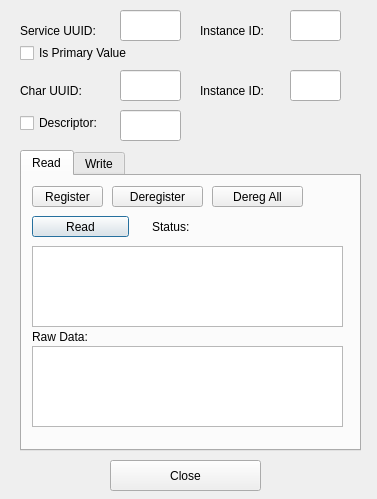
<?xml version="1.0" encoding="UTF-8"?>
<ui version="4.0">
 <class>BleRWInfoDlg</class>
 <widget class="QDialog" name="BleRWInfoDlg">
  <property name="geometry">
   <rect>
    <x>0</x>
    <y>0</y>
    <width>377</width>
    <height>499</height>
   </rect>
  </property>
  <property name="windowTitle">
   <string>Read/Write</string>
  </property>
  <widget class="QLineEdit" name="edBleWriteUUiD">
   <property name="geometry">
    <rect>
     <x>120</x>
     <y>10</y>
     <width>61</width>
     <height>31</height>
    </rect>
   </property>
   <property name="inputMask">
    <string>HHHH</string>
   </property>
   <property name="placeholderText">
    <string/>
   </property>
  </widget>
  <widget class="QLineEdit" name="edBleWrUuidInst">
   <property name="geometry">
    <rect>
     <x>290</x>
     <y>10</y>
     <width>51</width>
     <height>31</height>
    </rect>
   </property>
  </widget>
  <widget class="QLabel" name="label">
   <property name="geometry">
    <rect>
     <x>20</x>
     <y>20</y>
     <width>91</width>
     <height>21</height>
    </rect>
   </property>
   <property name="text">
    <string>Service UUID:</string>
   </property>
  </widget>
  <widget class="QLabel" name="label_2">
   <property name="geometry">
    <rect>
     <x>200</x>
     <y>20</y>
     <width>91</width>
     <height>21</height>
    </rect>
   </property>
   <property name="text">
    <string>Instance ID:</string>
   </property>
  </widget>
  <widget class="QCheckBox" name="cbBleWrPrime">
   <property name="geometry">
    <rect>
     <x>20</x>
     <y>40</y>
     <width>171</width>
     <height>26</height>
    </rect>
   </property>
   <property name="text">
    <string>Is Primary Value</string>
   </property>
  </widget>
  <widget class="QLineEdit" name="edBleWrCharInst">
   <property name="geometry">
    <rect>
     <x>290</x>
     <y>70</y>
     <width>51</width>
     <height>31</height>
    </rect>
   </property>
  </widget>
  <widget class="QLineEdit" name="edBleWrChar">
   <property name="geometry">
    <rect>
     <x>120</x>
     <y>70</y>
     <width>61</width>
     <height>31</height>
    </rect>
   </property>
   <property name="inputMask">
    <string>HHHH</string>
   </property>
  </widget>
  <widget class="QLabel" name="label_3">
   <property name="geometry">
    <rect>
     <x>20</x>
     <y>80</y>
     <width>91</width>
     <height>21</height>
    </rect>
   </property>
   <property name="text">
    <string>Char UUID:</string>
   </property>
  </widget>
  <widget class="QLabel" name="label_4">
   <property name="geometry">
    <rect>
     <x>200</x>
     <y>80</y>
     <width>91</width>
     <height>21</height>
    </rect>
   </property>
   <property name="text">
    <string>Instance ID:</string>
   </property>
  </widget>
  <widget class="QCheckBox" name="cbBleWrUseDesc">
   <property name="geometry">
    <rect>
     <x>20</x>
     <y>110</y>
     <width>101</width>
     <height>26</height>
    </rect>
   </property>
   <property name="text">
    <string>Descriptor:</string>
   </property>
  </widget>
  <widget class="QLineEdit" name="edBleWrDesc">
   <property name="geometry">
    <rect>
     <x>120</x>
     <y>110</y>
     <width>61</width>
     <height>31</height>
    </rect>
   </property>
   <property name="inputMask">
    <string>HHHH</string>
   </property>
  </widget>
  <widget class="QTabWidget" name="tabWidget">
   <property name="geometry">
    <rect>
     <x>20</x>
     <y>150</y>
     <width>341</width>
     <height>301</height>
    </rect>
   </property>
   <property name="currentIndex">
    <number>0</number>
   </property>
   <widget class="QWidget" name="tabRead">
    <attribute name="title">
     <string>Read</string>
    </attribute>
    <widget class="QLabel" name="lbBleRdStat">
     <property name="geometry">
      <rect>
       <x>130</x>
       <y>40</y>
       <width>191</width>
       <height>21</height>
      </rect>
     </property>
     <property name="text">
      <string>Status:</string>
     </property>
    </widget>
    <widget class="QPushButton" name="btnBleRdAttr">
     <property name="geometry">
      <rect>
       <x>10</x>
       <y>40</y>
       <width>97</width>
       <height>21</height>
      </rect>
     </property>
     <property name="text">
      <string>Read</string>
     </property>
    </widget>
    <widget class="QPlainTextEdit" name="edParsedData">
     <property name="geometry">
      <rect>
       <x>10</x>
       <y>70</y>
       <width>311</width>
       <height>81</height>
      </rect>
     </property>
     <property name="readOnly">
      <bool>true</bool>
     </property>
    </widget>
    <widget class="QPlainTextEdit" name="edRawData">
     <property name="geometry">
      <rect>
       <x>10</x>
       <y>170</y>
       <width>311</width>
       <height>81</height>
      </rect>
     </property>
     <property name="readOnly">
      <bool>true</bool>
     </property>
    </widget>
    <widget class="QLabel" name="lbBleRdStat_2">
     <property name="geometry">
      <rect>
       <x>10</x>
       <y>150</y>
       <width>91</width>
       <height>21</height>
      </rect>
     </property>
     <property name="text">
      <string>Raw Data:</string>
     </property>
    </widget>
    <widget class="QPushButton" name="btnBleDeRegNot">
     <property name="geometry">
      <rect>
       <x>90</x>
       <y>10</y>
       <width>91</width>
       <height>21</height>
      </rect>
     </property>
     <property name="text">
      <string>Deregister</string>
     </property>
    </widget>
    <widget class="QPushButton" name="btnDeRegAllNots">
     <property name="geometry">
      <rect>
       <x>190</x>
       <y>10</y>
       <width>91</width>
       <height>21</height>
      </rect>
     </property>
     <property name="text">
      <string>Dereg All</string>
     </property>
    </widget>
    <widget class="QPushButton" name="btnBleClReg">
     <property name="geometry">
      <rect>
       <x>10</x>
       <y>10</y>
       <width>71</width>
       <height>21</height>
      </rect>
     </property>
     <property name="text">
      <string>Register</string>
     </property>
    </widget>
   </widget>
   <widget class="QWidget" name="tab_2">
    <attribute name="title">
     <string>Write</string>
    </attribute>
    <widget class="QLabel" name="label_6">
     <property name="geometry">
      <rect>
       <x>10</x>
       <y>10</y>
       <width>111</width>
       <height>21</height>
      </rect>
     </property>
     <property name="text">
      <string>Bytes to write:</string>
     </property>
    </widget>
    <widget class="QLineEdit" name="edBleWrB1">
     <property name="geometry">
      <rect>
       <x>10</x>
       <y>30</y>
       <width>41</width>
       <height>31</height>
      </rect>
     </property>
     <property name="inputMask">
      <string>HH</string>
     </property>
    </widget>
    <widget class="QLineEdit" name="edBleWrB2">
     <property name="geometry">
      <rect>
       <x>60</x>
       <y>30</y>
       <width>41</width>
       <height>31</height>
      </rect>
     </property>
     <property name="inputMask">
      <string>HH</string>
     </property>
    </widget>
    <widget class="QLabel" name="label_7">
     <property name="geometry">
      <rect>
       <x>110</x>
       <y>30</y>
       <width>191</width>
       <height>21</height>
      </rect>
     </property>
     <property name="text">
      <string>blank to write just one byte</string>
     </property>
    </widget>
    <widget class="QRadioButton" name="rbBleWrNoResp">
     <property name="geometry">
      <rect>
       <x>10</x>
       <y>70</y>
       <width>171</width>
       <height>26</height>
      </rect>
     </property>
     <property name="text">
      <string>GATT Write No RSP</string>
     </property>
    </widget>
    <widget class="QRadioButton" name="ebBleWrResp">
     <property name="geometry">
      <rect>
       <x>200</x>
       <y>70</y>
       <width>112</width>
       <height>26</height>
      </rect>
     </property>
     <property name="text">
      <string>GATT Write</string>
     </property>
     <property name="checked">
      <bool>true</bool>
     </property>
    </widget>
    <widget class="QLineEdit" name="edBleWrDescVal">
     <property name="geometry">
      <rect>
       <x>100</x>
       <y>110</y>
       <width>61</width>
       <height>31</height>
      </rect>
     </property>
     <property name="inputMask">
      <string>HHHH</string>
     </property>
    </widget>
    <widget class="QLabel" name="label_8">
     <property name="geometry">
      <rect>
       <x>20</x>
       <y>105</y>
       <width>81</width>
       <height>41</height>
      </rect>
     </property>
     <property name="text">
      <string>Descriptor 
(optional):</string>
     </property>
    </widget>
    <widget class="QPushButton" name="btnBlwWrInfo">
     <property name="geometry">
      <rect>
       <x>170</x>
       <y>110</y>
       <width>141</width>
       <height>31</height>
      </rect>
     </property>
     <property name="text">
      <string>Write Information</string>
     </property>
    </widget>
   </widget>
  </widget>
  <widget class="QPushButton" name="btnClose">
   <property name="geometry">
    <rect>
     <x>110</x>
     <y>460</y>
     <width>151</width>
     <height>31</height>
    </rect>
   </property>
   <property name="text">
    <string>Close</string>
   </property>
  </widget>
 </widget>
 <resources/>
 <connections/>
</ui>
